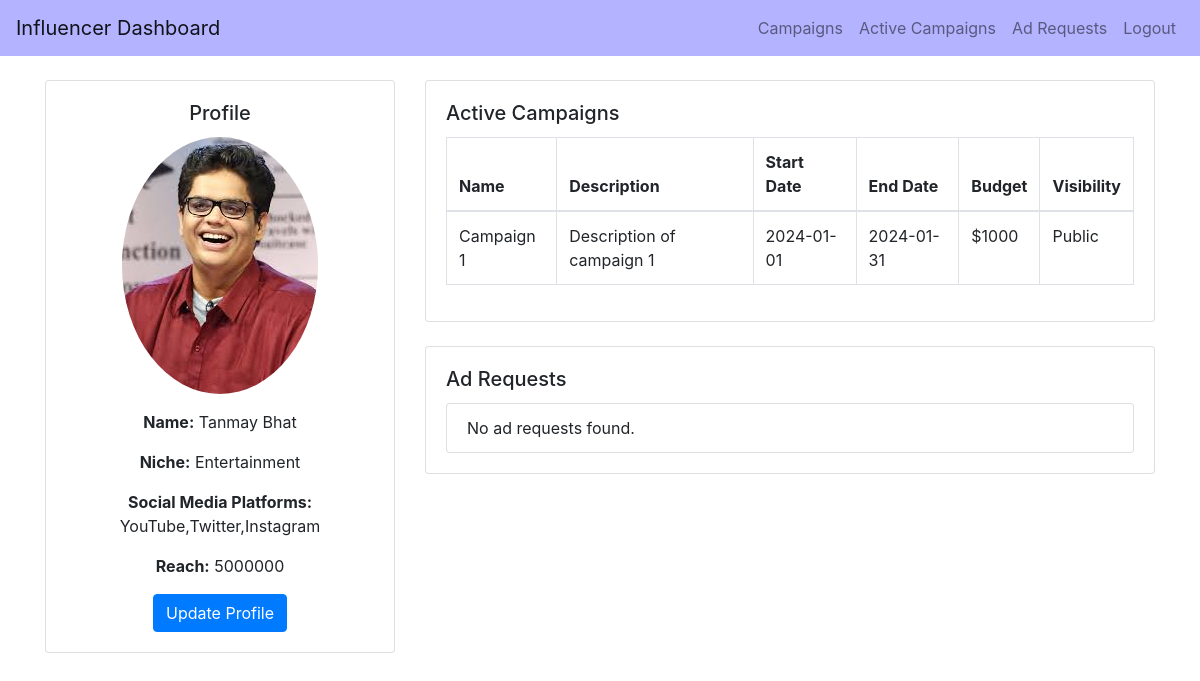
Page /influencer_dashboard/tanmay on the earlier database version.
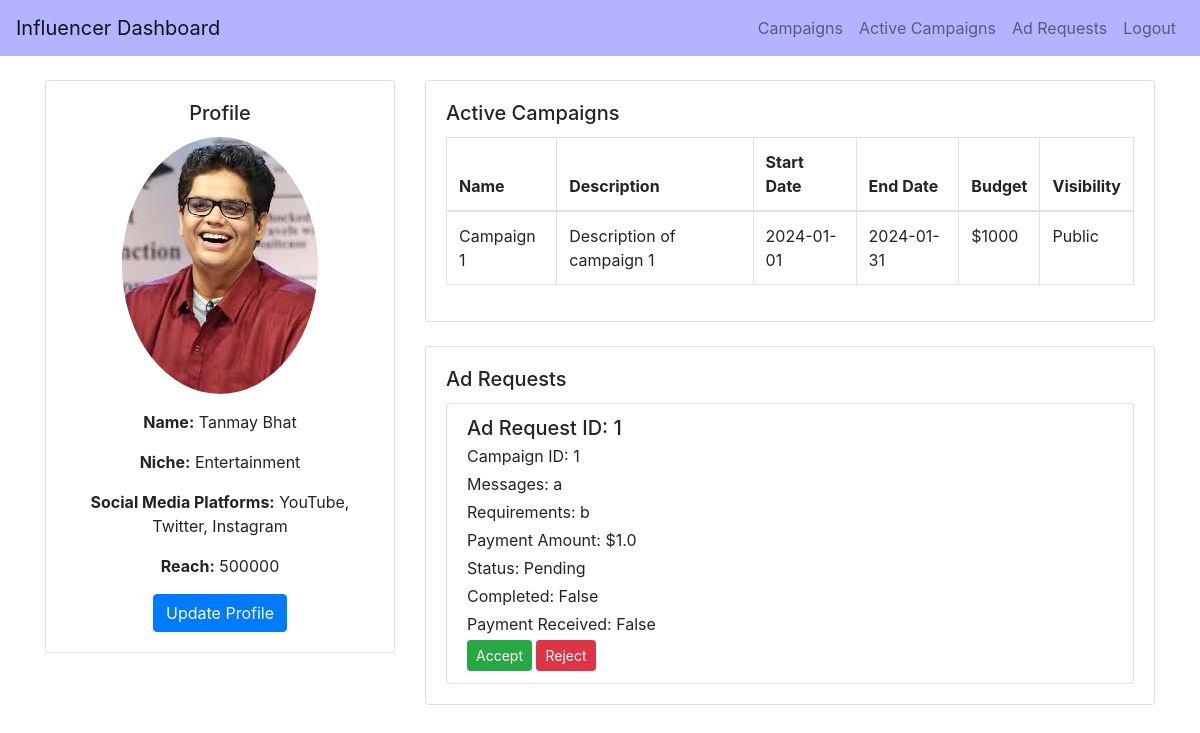
Same page on the later database version.
### backend/models.py (models this page shows)
class Influencer(db.Model):
    __tablename__ = 'influencer'
    id = db.Column(db.Integer, primary_key=True)
    name = db.Column(db.String(100), nullable=False)
    email = db.Column(db.String(150), nullable=False)
    profile_picture = db.Column(db.String(150), nullable=True)
    niche = db.Column(db.String(50), nullable=False)
    reach = db.Column(db.Integer, nullable=False)
    user_id = db.Column(db.Integer, db.ForeignKey('user.id'), nullable=False)
    platform = db.Column(db.String(150), nullable=False)  # This will store the social media platforms as a comma-separated string
    flagged = db.Column(db.Boolean, default=False)
    user = db.relationship('User', backref='influencer_user', uselist=False)

class AdRequest(db.Model):
    __tablename__ = 'ad_request'
    id = db.Column(db.Integer, primary_key=True)
    campaign_id = db.Column(db.Integer, db.ForeignKey('campaign.id'), nullable=False)
    influencer_id = db.Column(db.Integer, db.ForeignKey('user.id'), nullable=False)
    messages = db.Column(db.Text, nullable=True)
    requirements = db.Column(db.Text, nullable=False)
    payment_amount = db.Column(db.Float, nullable=False)
    status = db.Column(db.String(10), nullable=False)  # Pending, Accepted, Rejected
    complete = db.Column(db.Boolean, default=False, nullable=False)
    complete_confirmed = db.Column(db.Boolean, default=False, nullable=False)
    payment = db.Column(db.Boolean, default=False, nullable=False)
    influencer = db.relationship('User', backref='ad_requests_user', foreign_keys=[influencer_id])
    campaign = db.relationship('Campaign', backref='ad_requests_campaign', foreign_keys=[campaign_id])

### backend/controller.py (the view, shortened to what this page needs)
@app.route('/influencer_dashboard', methods=['GET', 'POST'])
@app.route('/influencer_dashboard/<username>', methods=['GET', 'POST'])
def influencer_dashboard(username=None):
    username = username or request.args.get('username')
    if not username:
        return redirect(url_for('login'))  # Redirect to login if username is not provided
    user = User.query.filter_by(username=username).first()
    influencer = Influencer.query.filter_by(user_id=user.id).first()
    ad_requests = AdRequest.query.filter_by(influencer_id=influencer.id, status='Pending').all()
    if not user or user.role != 'influencer':
        return redirect(url_for('login'))  # Redirect to login if user is not an influencer
    influencer = Influencer.query.filter_by(user_id=user.id).first()
    if not influencer:
        return redirect(url_for('login'))  # Redirect to login if influencer details are not found
    return render_template('influencer_dashboard.html',
                           username=user.username,
                           profile_image=influencer.profile_picture,
                           name=influencer.name,
                           niche=influencer.niche,
                           social_media_platforms=influencer.platform,
                           reach=influencer.reach,
                           ad_requests=ad_requests)

### templates/influencer_dashboard.html (shortened to what this page needs)
<!DOCTYPE html>
<html lang="en">
<head>
    <link href="https://stackpath.bootstrapcdn.com/bootstrap/4.5.2/css/bootstrap.min.css" rel="stylesheet">
</head>
<body>
<nav class="navbar navbar-expand-lg navbar-light" style="background-color: #b3b3ff;">
    <a class="navbar-brand" href="#">Influencer Dashboard</a>
    <div class="collapse navbar-collapse">
        <ul class="navbar-nav ml-auto">
            <li class="nav-item">
                <a class="nav-link" href="{{ url_for('influencer_campaigns', username=username) }}">Campaigns</a>
            </li>
            <li class="nav-item">
                <a class="nav-link" href="{{ url_for('active_campaigns', username=username) }}">Active Campaigns</a>
              </li>
            <li class="nav-item">
                <a class="nav-link" href="#">Ad Requests</a>
            </li>
            <li class="nav-item">
                <a class="nav-link" href="{{ url_for('logout') }}">Logout</a>
            </li>
        </ul>
    </div>
</nav>
<div class="container mt-4">
    <div class="row">
        <div class="col-md-4">
            <div class="card">
                <div class="card-body text-center">
                    <h5 class="card-title">Profile</h5>
                    <div class="mb-3">
                        <img src="../static/images/{{name}}.jpeg" alt="Profile Image" class="img-fluid rounded-circle">
                    </div>
                    <p><strong>Name:</strong> {{ name }}</p>
                    <p><strong>Niche:</strong> {{ niche }}</p>
                    <p><strong>Social Media Platforms:</strong> {{ social_media_platforms }}</p>
                    <p><strong>Reach:</strong> {{ reach }}</p>
                    <button class="btn btn-primary" data-toggle="modal" data-target="#updateProfileModal">Update Profile</button>
                </div>
            </div>
        </div>
        <div class="col-md-8">
            <div class="card mb-4">
                <div class="card-body">
                    <h5 class="card-title">Active Campaigns</h5>
                    <div class="table-responsive">
                        <table class="table table-bordered">
                            <thead>
                                <tr>
                                    <th>Name</th>
                                    <th>Description</th>
                                    <th>Start Date</th>
                                    <th>End Date</th>
                                    <th>Budget</th>
                                    <th>Visibility</th>
                                </tr>
                            </thead>
                            <tbody>
                                <tr>
                                    <td>Campaign 1</td>
                                    <td>Description of campaign 1</td>
                                    <td>2024-01-01</td>
                                    <td>2024-01-31</td>
                                    <td>$1000</td>
                                    <td>Public</td>
                                </tr>
                            </tbody>
                        </table>
                    </div>
                </div>
            </div>
                <div class="card mb-4">
                    <div class="card-body">
                        <h5 class="card-title">Ad Requests</h5>
                        <div class="list-group">
                            {% for ad_request in ad_requests %}
                                <div class="list-group-item">
                                    <h5 class="mb-1">Ad Request ID: {{ ad_request.id }}</h5>
                                    <p class="mb-1">Campaign ID: {{ ad_request.campaign_id }}</p>
                                    <p class="mb-1">Messages: {{ ad_request.messages }}</p>
                                    <p class="mb-1">Requirements: {{ ad_request.requirements }}</p>
                                    <p class="mb-1">Payment Amount: ${{ ad_request.payment_amount }}</p>
                                    <p class="mb-1">Status: {{ ad_request.status }}</p>
                                    <p class="mb-1">Completed: {{ ad_request.complete }}</p>
                                    <p class="mb-1">Payment Received: {{ ad_request.payment }}</p>
                                    <form method="POST" action="{{ url_for('accept_ad_request', ad_request_id=ad_request.id,username=username) }}" class="d-inline">
                                        <button type="submit" class="btn btn-success btn-sm">Accept</button>
                                    </form>
                                    <form method="POST" action="{{ url_for('reject_ad_request', ad_request_id=ad_request.id,username=username) }}" class="d-inline">
                                        <button type="submit" class="btn btn-danger btn-sm">Reject</button>
                                    </form>
                                </div>
                            {% else %}
                                <div class="list-group-item">No ad requests found.</div>
                            {% endfor %}
                        </div>
                    </div>
                </div>
            </div>
        </div>
    </div>
</body>
</html>

Differences in the rows shown:
changed Influencer "Tanmay Bhat": platform "YouTube,Twitter,Instagram" → "YouTube, Twitter, Instagram"; reach "5000000" → "500000"
now on this page (row edited): AdRequest: id "1", campaign_id "1", messages "a", requirements "b", payment_amount "1.0", status "Pending", complete "False", payment "False"
Other differences:
text no longer shown: "No ad requests found."
